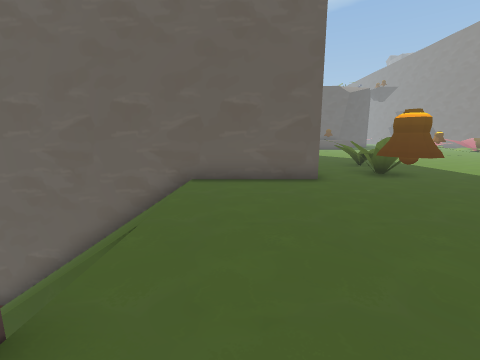
view 1 (above)

21 first-person views from a walk through a 3-D level made in the Unity game engine. The camera is 1.3 m above the floor, tilts 10° down and sees 90° across. The floor is counted in squares, 1 m on a side. Each view is taken from the middle of a square. On the plan, view 1 faces up. The plan holds only what a view shows up to about 12 squares ahead; the rest is blank. The place goes on beyond the plan. The player is left out. Some animated figures are not drawn. Some surface patterns are stand-ins.

view 2
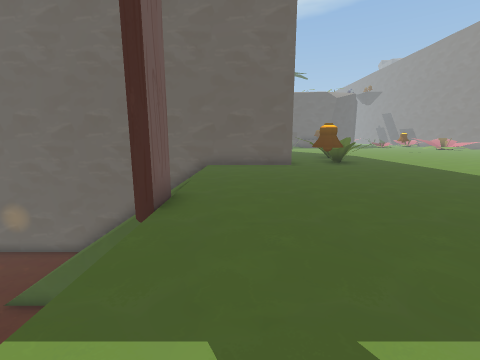

view 3
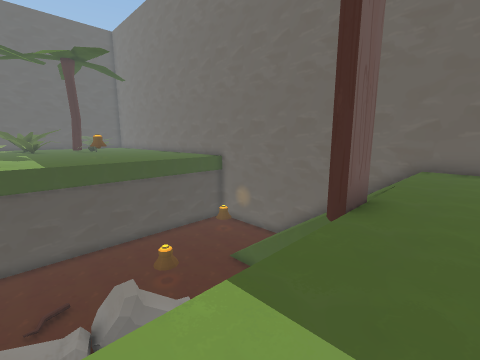

view 4
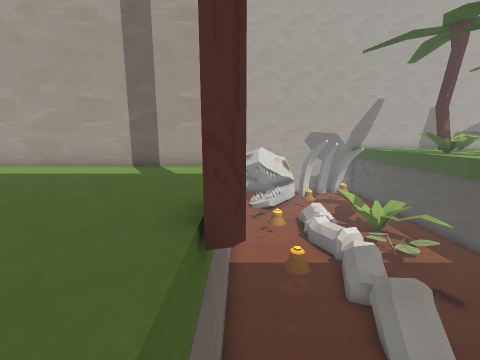

view 5
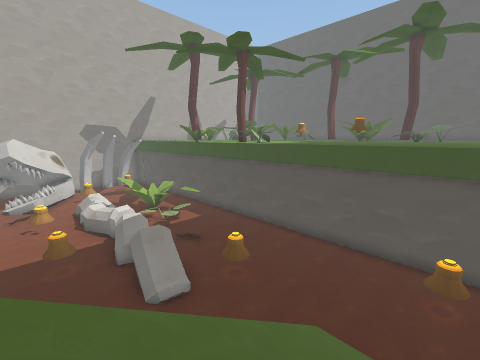

view 6
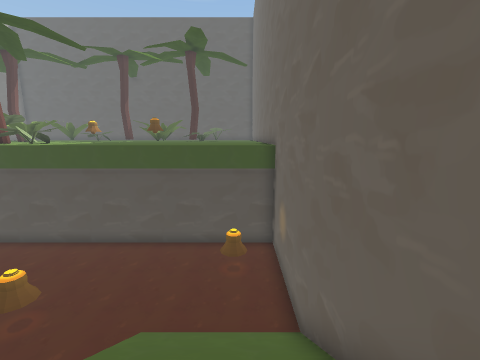

view 7
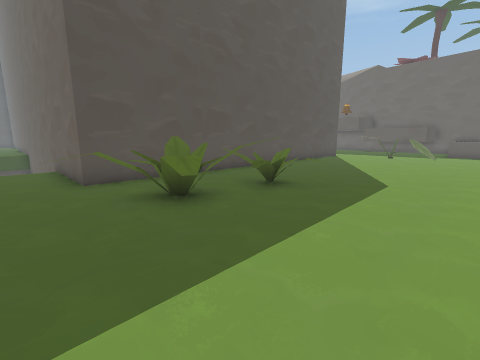

view 8
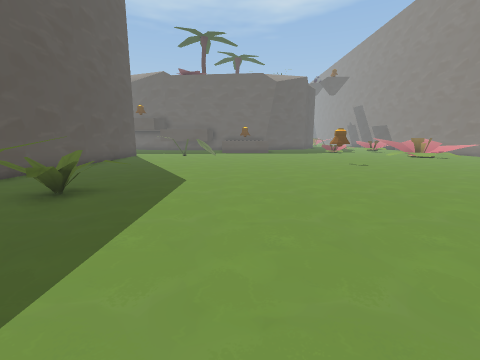

view 9
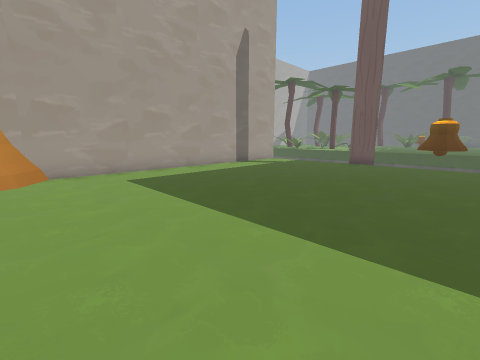

view 10
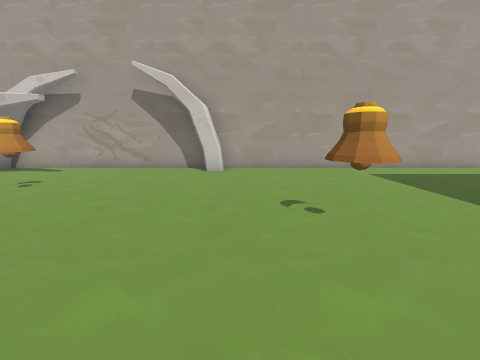

view 11
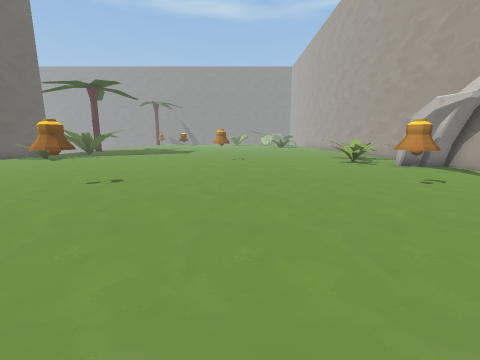

view 12
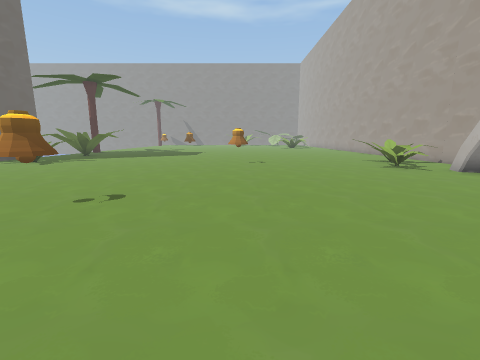

view 13
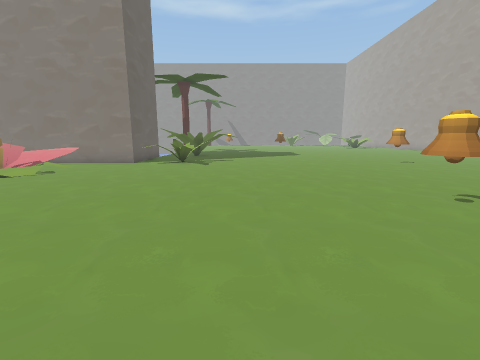

view 14
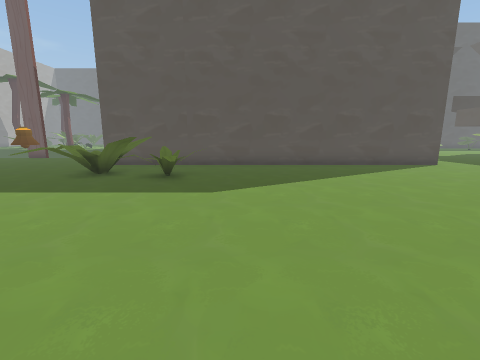

view 15
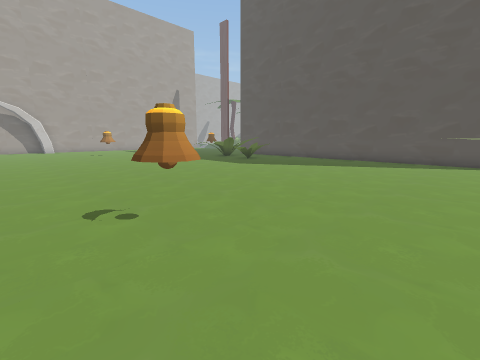

view 16
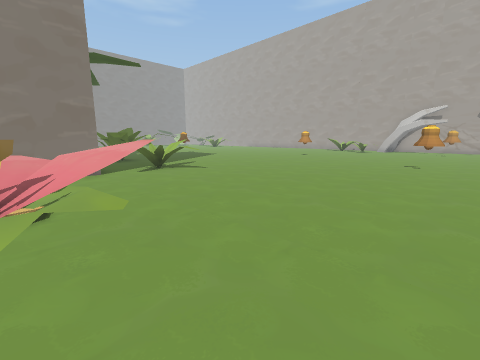

view 17
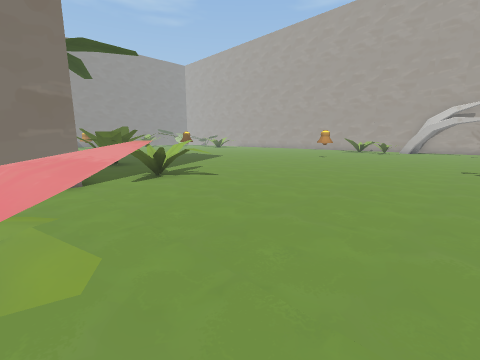

view 18
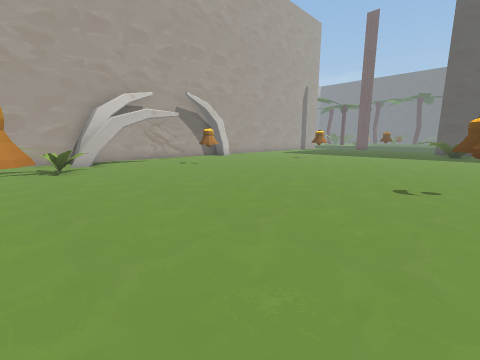

view 19
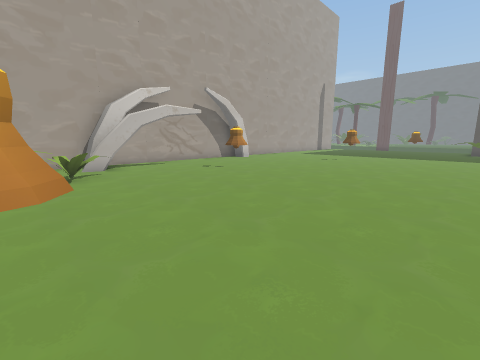

view 20
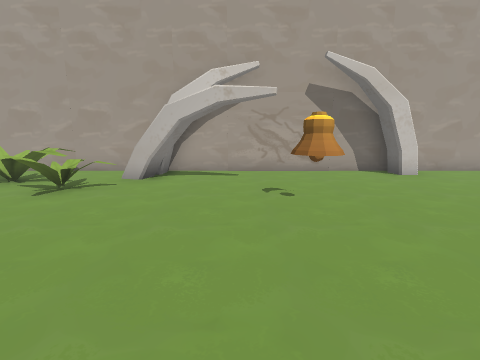

view 21
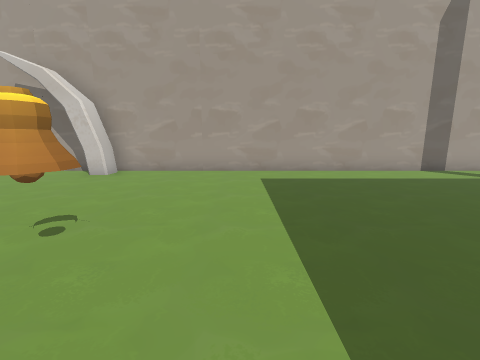

### Floor plan
Key: @ floor where view 1 was taken; # wall or solid block; x gap in a wall; . main floor; - floor 4.5 m lower than the main floor; / step, stairs or slope; = window, fence, low wall or low ledge; ^ raised ledge; O other object.
Columns run from 14 left of view 1 to 26 right of it. Each row starts with its distance up from view 1.
 22                 #.^ ^ ............^^#^^^.
 21                 #.^^. ............^^^^^..
 20                 #...................^^..#
 19                 #............O..........=
 18                 #............O..........^
 17                 #.......................^
 16                 #.......................^
 15                 #........................
 14                 #........................
 13                 #........................
 12                 #........................
 11                 #........................
 10                 #x^#^...........OO.......
  9                 #.^^^....................
  8 #################..^^^...................
  7 #-----///////.....^......................
  6 #--O--///////...........................O
  5 #-----///////....O.......................
  4 #-----///////....O.......................
  3 #-------    -............O...............
  2 #-------    -............O...............
  1 #-----O--   #....................O.......
  0 #----OO---  -.@.................OO.......
 -1 #------OO----............................
 -2 #------OO----.......................O..^^
 -3 #------OO----.......................OO..^
 -4 #------OO-O--...............OO......OO  #
 -5 #------OO----#^^^^^#####################
 -6 #---OO- -----
 -7 #-^-==OOO----
 -8        OO---
 -9           O-

Positions as (right, up) in squares from view 1, and headings:
1: (0, 0), facing up
2: (0, -4), facing up
3: (0, -4), facing up-left
4: (-2, 4), facing down
5: (-3, 6), facing down-left
6: (-3, 6), facing left
7: (10, 6), facing up-left
8: (10, 6), facing up
9: (11, 5), facing down-left
10: (13, 6), facing down
11: (12, 5), facing right
12: (14, 6), facing right
13: (14, 14), facing right
14: (14, 14), facing left
15: (17, 22), facing down-left
16: (17, 22), facing down-right
17: (19, 21), facing down-right
18: (26, 10), facing down-left
19: (26, 8), facing down-left
20: (20, 5), facing down
21: (9, 5), facing down
